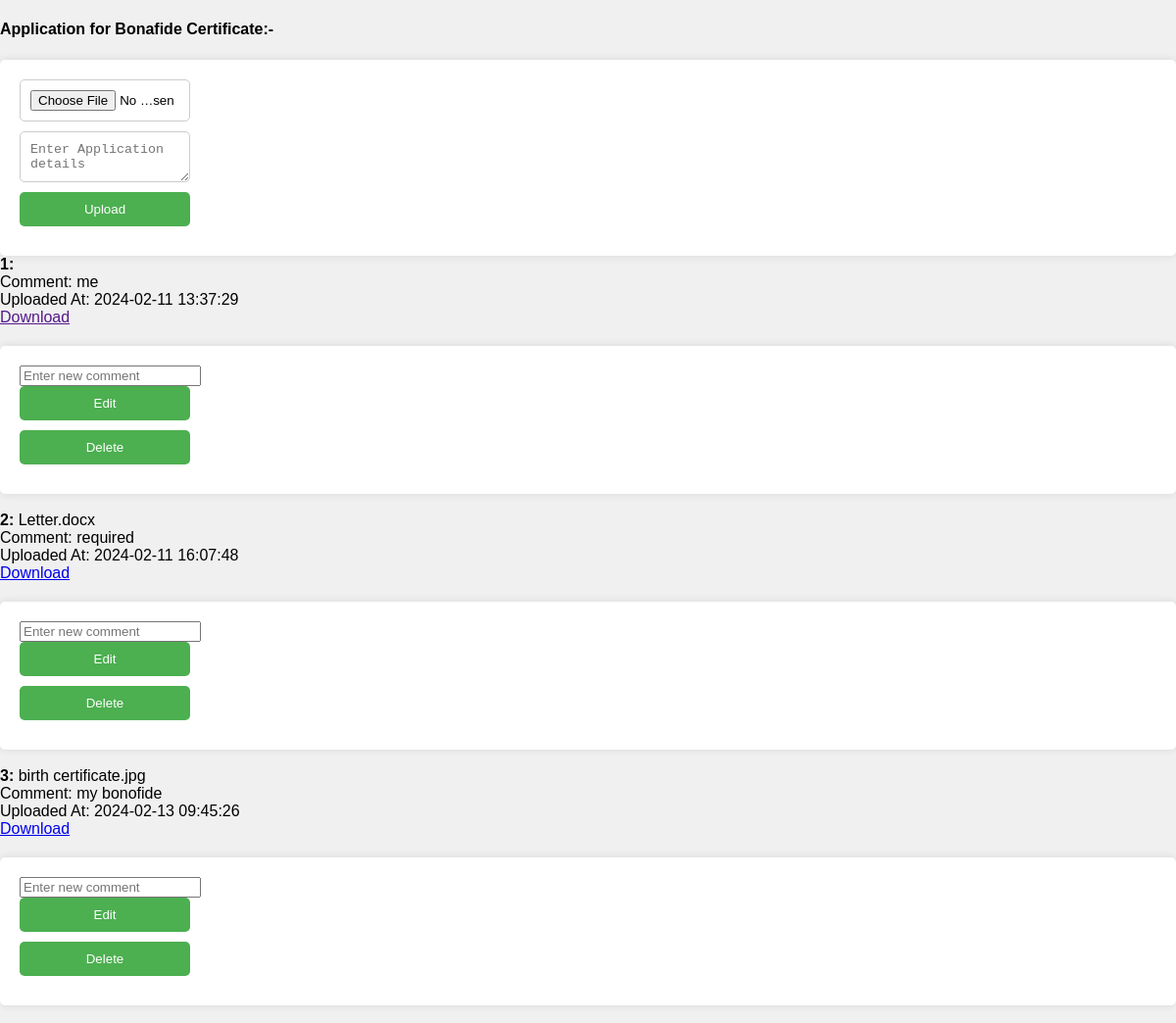
The page /bonafide.php on the database its author committed.
### tables this page shows
CREATE TABLE `bonafide` (
  `id` int(100) NOT NULL,
  `name` varchar(255) NOT NULL,
  `size` int(100) NOT NULL,
  `type` varchar(255) NOT NULL,
  `path` varchar(255) NOT NULL,
  `text` varchar(500) NOT NULL,
  `uploaded at` timestamp NOT NULL DEFAULT current_timestamp()
);

### bonafide.php (the view, shortened to what this page needs)
<!DOCTYPE html>
<html>
<head>
</head>
<body>
<h4>Application for Bonafide Certificate:- </h4>
<form method="post" enctype="multipart/form-data">
    <input type="file" name="file">
    <textarea name="comment" placeholder="Enter Application details"></textarea>
    <input type="submit" name="submit" value="Upload">
</form>
</body>
</html>
<?php
$conn = new mysqli("localhost", "root", "", "log");
$sql = "SELECT * FROM bonafide";
$result = $conn->query($sql);
if ($result->num_rows > 0) {
    $count=1;
    while ($row = $result->fetch_assoc()) {
        echo "<div>";
        echo "<strong>$count:</strong> " . $row["name"] . "<br>";
        echo "Comment: " . $row['text'] ."<br>";
        echo "Uploaded At: " . $row["uploaded at"] . "<br>";
        echo "<a href='" . $row["path"] . "' target='_blank'>Download</a><br>";
        echo "<form method='post' action='".$_SERVER["PHP_SELF"]."'>";
        echo "<input type='text' name='new_comment' placeholder='Enter new comment'>";
        echo "<input type='submit' name='edit_file' value='Edit'>";
        echo "<input type='submit' name='delete_file' value='Delete'>";
        echo "</form>";
        echo "</div><br>";
        $count++;
    }
} else {
    echo "No files uploaded yet.";
}
?>

### bonafide.php (style rules this page uses)
body { font-family: Arial, sans-serif; background-color: #f0f0f0; margin: 0; padding: 0; }
form { margin-top: 20px; padding: 20px; background-color: #fff; border-radius: 5px; box-shadow: 0 0 10px rgba(0, 0, 0, 0.1); }
input[type="file"], textarea, input[type="submit"] { display: block; margin-bottom: 10px; width: 15%; padding: 10px; border: 1px solid #ccc; border-radius: 5px; box-sizing: border-box; }
input[type="submit"] { background-color: #4CAF50; color: white; border: none; cursor: pointer; }

### rows shown on the page
bonafide: text "me", uploaded at "2024-02-11 13:37:29"
bonafide: name "Letter.docx", text "required", uploaded at "2024-02-11 16:07:48"
bonafide: name "birth certificate.jpg", text "my bonofide", uploaded at "2024-02-13 09:45:26"
